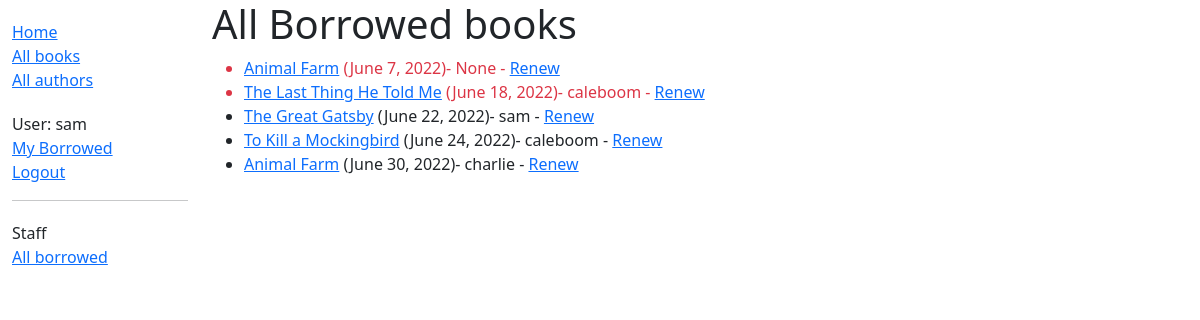
Screenshot of /catalog/allbooks/ (signed in) with the database file from the repository.
### catalog/models.py (models this page shows, shortened)
class BookInstance(models.Model):
    id = models.UUIDField(primary_key=True, default=uuid.uuid4, help_text='Unique ID for this particular book across whole library')
    book = models.ForeignKey('Book', on_delete=models.RESTRICT, null=True)
    imprint = models.CharField(max_length=200)
    due_back = models.DateField(null=True, blank=True)
    borrower = models.ForeignKey(User, on_delete=models.SET_NULL, null=True, blank=True)
    LOAN_STATUS = (
        ('m', 'Maintenance'),
        ('o', 'On loan'),
        ('a', 'Available'),
        ('r', 'Reserved'),
    )
    status = models.CharField(
        max_length=1,
        choices=LOAN_STATUS,
        blank=True,
        default='m',
        help_text='Book availability',
    )
    class Meta:
        ordering = ['due_back']
        permissions = (("can_mark_returned", "Set book as returned"),)
    @property
    def is_overdue(self):
        return bool(self.due_back and date.today() > self.due_back)

class Book(models.Model):
    title = models.CharField(max_length=200)
    author = models.ForeignKey('Author', on_delete=models.SET_NULL, null=True)
    summary = models.TextField(max_length=1000, help_text='Enter a brief description of the book')
    isbn = models.CharField('ISBN', max_length=13, unique=True,
                             help_text='13 Character <a href="https://www.isbn-international.org/content/what-isbn">ISBN number</a>')
    genre = models.ManyToManyField(Genre, help_text='Select a genre for this book')
    language = models.ForeignKey('Language', on_delete=models.SET_NULL, null=True)
    def display_genre(self):
        """Create a string for the Genre. This is required to display genre in Admin."""
        return ', '.join(genre.name for genre in self.genre.all()[:3])
    display_genre.short_description = 'Genre'

### catalog/views.py (the view)
# urls.py: path('allbooks/', views.AllLoanedBooksByUserListView.as_view(), name='all-borrowed'),
class AllLoanedBooksByUserListView(PermissionRequiredMixin, generic.ListView):
    model = BookInstance
    template_name = 'catalog/bookinstance_list_all_borrowed_books.html'
    permission_required = 'catalog.can_mark_returned'
    paginate_by = 10
    def get_queryset(self):
        return BookInstance.objects.filter(status__exact='o').order_by('due_back')

### catalog/templates/catalog/bookinstance_list_all_borrowed_books.html
{% extends "base_generic.html" %}
{% block content %}
    <h1>All Borrowed books</h1>
    {% if bookinstance_list %}
    <ul>
      {% for bookinst in bookinstance_list %}
      <li class="{% if bookinst.is_overdue %}text-danger{% endif %}">
        <a href="{% url 'book-detail' bookinst.book.pk %}">{{bookinst.book.title}}</a> ({{ bookinst.due_back }}){% if user.is_staff %}- {{ bookinst.borrower }}{% endif %} {% if perms.catalog.can_mark_returned %}- <a href="{% url 'renew-book-librarian' bookinst.id %}">Renew</a>  {% endif %}
      </li>
      {% endfor %}
    </ul>
    {% else %}
      <p>There are no books borrowed.</p>
    {% endif %}
{% endblock %}

### catalog/templates/base_generic.html (shortened to what this page needs)
<!DOCTYPE html>
<html lang="en">
<head>
  <link href="https://cdn.jsdelivr.net/npm/bootstrap@5.1.3/dist/css/bootstrap.min.css" rel="stylesheet">
  {% load static %}
  <link rel="stylesheet" href="{% static 'css/styles.css' %}">
</head>
<body>
<div class="container-fluid">
<div class="row">
  <div class="col-sm-2">
  {% block sidebar %}
  <ul class="sidebar-nav">
    <li><a href="{% url 'index' %}">Home</a></li>
    <li><a href="{% url 'books' %}">All books</a></li>
    <li><a href="{% url 'authors' %}">All authors</a></li>
  </ul>
  <ul class="sidebar-nav">
   {% if user.is_authenticated %}
     <li>User: {{ user.get_username }}</li>
     <li><a href="{% url 'my-borrowed' %}">My Borrowed</a></li>
     <li><a href="{% url 'logout'%}?next={{request.path}}">Logout</a></li>
   {% else %}
     <li><a href="{% url 'login'%}?next={{request.path}}">Login</a></li>
   {% endif %}
  </ul>
   {% if user.is_staff %}
   <hr>
   <ul class="sidebar-nav">
   <li>Staff</li>
   {% if perms.catalog.can_mark_returned %}
   <li><a href="{% url 'all-borrowed' %}">All borrowed</a></li>
   {% endif %}
   </ul>
    {% endif %}
{% endblock %}
  </div>
  <div class="col-sm-10 ">
  {% block content %}{% endblock %}
  </div>
</div>
</div>
</body>
</html>

### catalog/static/css/styles.css (style rules this page uses)
.sidebar-nav { margin-top: 20px; padding: 0; list-style: none; }

### rows the page displays
BookInstance: book "Animal Farm", due_back "June 7, 2022", borrower "None"
BookInstance: book "The Last Thing He Told Me", due_back "June 18, 2022", borrower "caleboom"
BookInstance: book "The Great Gatsby", due_back "June 22, 2022", borrower "sam"
BookInstance: book "To Kill a Mockingbird", due_back "June 24, 2022", borrower "caleboom"
BookInstance: book "Animal Farm", due_back "June 30, 2022", borrower "charlie"

### other values shown
{{ user.get_username }} "sam"
